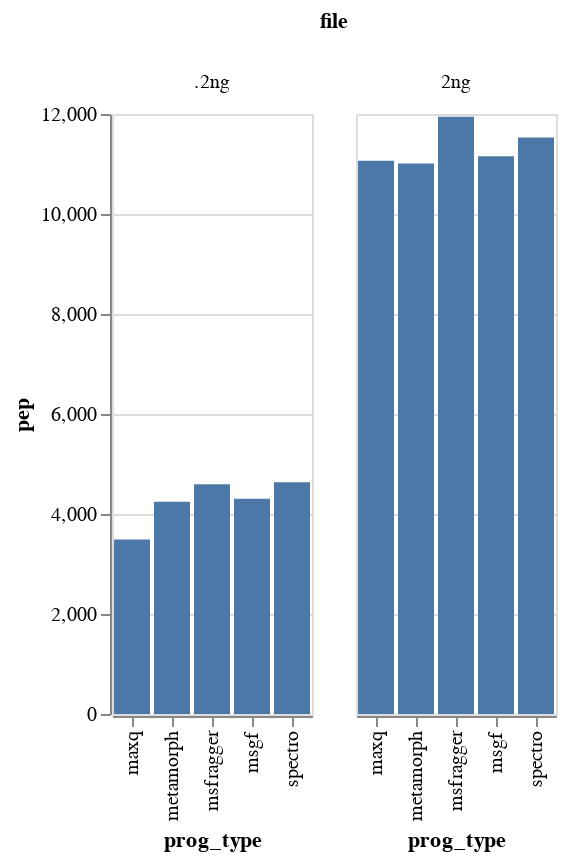

The notebook cell this image was saved under:
### Code cell
#completely filtered
alt.Chart(source2).mark_bar().encode(
    x='prog_type',
    y='pep',
    column="file"
)

### Figure 1 — Vega-Lite specification as saved in the notebook (floating-point values rounded to 4 significant figures)
{"config": {"view": {"continuousWidth": 400, "continuousHeight": 300}}, "data": {"name": "data-7d1e8afa99210eadf95b9dde73bab569"}, "mark": "bar", "encoding": {"column": {"type": "nominal", "field": "file"}, "x": {"type": "nominal", "field": "prog_type"}, "y": {"type": "quantitative", "field": "pep"}}, "$schema": "https://vega.github.io/schema/vega-lite/v4.8.1.json", "datasets": {"data-7d1e8afa99210eadf95b9dde73bab569": [{"file": ".2ng", "prog_type": "msgf", "pep": 4303, "scan": 4748}, {"file": ".2ng", "prog_type": "spectro", "pep": 4634, "scan": 5527}, {"file": ".2ng", "prog_type": "msfragger", "pep": 4597, "scan": 4974}, {"file": ".2ng", "prog_type": "metamorph", "pep": 4246, "scan": 4933}, {"file": ".2ng", "prog_type": "maxq", "pep": 3490, "scan": 3785}, {"file": "2ng", "prog_type": "msgf", "pep": 11157, "scan": 12838}, {"file": "2ng", "prog_type": "spectro", "pep": 11532, "scan": 15725}, {"file": "2ng", "prog_type": "msfragger", "pep": 11945, "scan": 13487}, {"file": "2ng", "prog_type": "metamorph", "pep": 11011, "scan": 14532}, {"file": "2ng", "prog_type": "maxq", "pep": 11066, "scan": 12599}]}}
